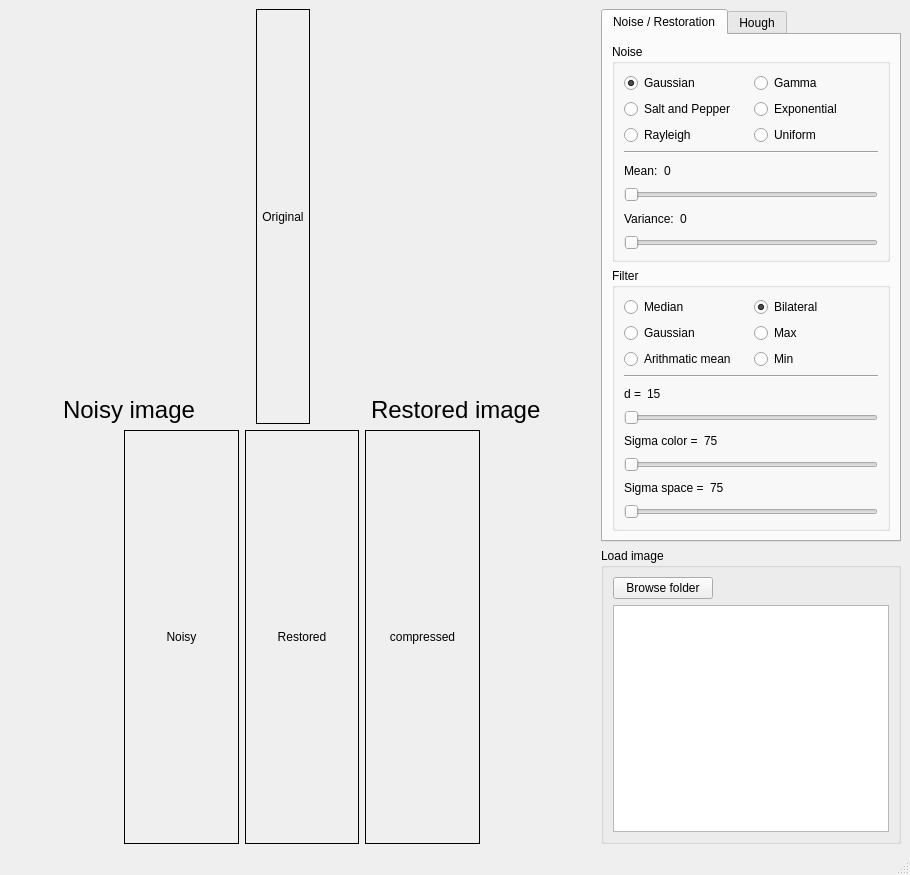
<?xml version="1.0" encoding="UTF-8"?>
<ui version="4.0">
 <class>MainWindow</class>
 <widget class="QMainWindow" name="MainWindow">
  <property name="geometry">
   <rect>
    <x>0</x>
    <y>0</y>
    <width>910</width>
    <height>875</height>
   </rect>
  </property>
  <property name="windowTitle">
   <string>Noise - Restoration</string>
  </property>
  <widget class="QWidget" name="centralwidget">
   <layout class="QHBoxLayout" name="horizontalLayout">
    <item>
     <layout class="QVBoxLayout" name="images_layout">
      <item>
       <layout class="QHBoxLayout" name="horizontalLayout_9">
        <item>
         <spacer name="horizontalSpacer_12">
          <property name="orientation">
           <enum>Qt::Horizontal</enum>
          </property>
          <property name="sizeHint" stdset="0">
           <size>
            <width>40</width>
            <height>20</height>
           </size>
          </property>
         </spacer>
        </item>
        <item>
         <layout class="QVBoxLayout" name="verticalLayout_5">
          <item>
           <spacer name="verticalSpacer_2">
            <property name="orientation">
             <enum>Qt::Vertical</enum>
            </property>
            <property name="sizeHint" stdset="0">
             <size>
              <width>20</width>
              <height>40</height>
             </size>
            </property>
           </spacer>
          </item>
          <item>
           <widget class="QLabel" name="noisyTitle_label">
            <property name="font">
             <font>
              <pointsize>18</pointsize>
             </font>
            </property>
            <property name="text">
             <string>Noisy image</string>
            </property>
            <property name="textFormat">
             <enum>Qt::PlainText</enum>
            </property>
            <property name="scaledContents">
             <bool>true</bool>
            </property>
            <property name="alignment">
             <set>Qt::AlignRight|Qt::AlignTrailing|Qt::AlignVCenter</set>
            </property>
           </widget>
          </item>
         </layout>
        </item>
        <item>
         <spacer name="horizontalSpacer">
          <property name="orientation">
           <enum>Qt::Horizontal</enum>
          </property>
          <property name="sizeHint" stdset="0">
           <size>
            <width>0</width>
            <height>0</height>
           </size>
          </property>
         </spacer>
        </item>
        <item>
         <widget class="QLabel" name="original_label">
          <property name="sizePolicy">
           <sizepolicy hsizetype="Expanding" vsizetype="Expanding">
            <horstretch>0</horstretch>
            <verstretch>0</verstretch>
           </sizepolicy>
          </property>
          <property name="frameShape">
           <enum>QFrame::Box</enum>
          </property>
          <property name="text">
           <string>Original</string>
          </property>
          <property name="alignment">
           <set>Qt::AlignCenter</set>
          </property>
         </widget>
        </item>
        <item>
         <spacer name="horizontalSpacer_2">
          <property name="orientation">
           <enum>Qt::Horizontal</enum>
          </property>
          <property name="sizeHint" stdset="0">
           <size>
            <width>0</width>
            <height>0</height>
           </size>
          </property>
         </spacer>
        </item>
        <item>
         <layout class="QVBoxLayout" name="verticalLayout_8">
          <item>
           <spacer name="verticalSpacer_3">
            <property name="orientation">
             <enum>Qt::Vertical</enum>
            </property>
            <property name="sizeHint" stdset="0">
             <size>
              <width>20</width>
              <height>40</height>
             </size>
            </property>
           </spacer>
          </item>
          <item>
           <widget class="QLabel" name="restoredTitle_label">
            <property name="font">
             <font>
              <pointsize>18</pointsize>
             </font>
            </property>
            <property name="text">
             <string>Restored image</string>
            </property>
            <property name="margin">
             <number>5</number>
            </property>
           </widget>
          </item>
         </layout>
        </item>
        <item>
         <spacer name="horizontalSpacer_13">
          <property name="orientation">
           <enum>Qt::Horizontal</enum>
          </property>
          <property name="sizeHint" stdset="0">
           <size>
            <width>40</width>
            <height>20</height>
           </size>
          </property>
         </spacer>
        </item>
       </layout>
      </item>
      <item>
       <layout class="QHBoxLayout" name="noisyRestored_layout">
        <item>
         <spacer name="horizontalSpacer_10">
          <property name="orientation">
           <enum>Qt::Horizontal</enum>
          </property>
          <property name="sizeHint" stdset="0">
           <size>
            <width>40</width>
            <height>20</height>
           </size>
          </property>
         </spacer>
        </item>
        <item>
         <widget class="QLabel" name="noisy_label">
          <property name="sizePolicy">
           <sizepolicy hsizetype="Expanding" vsizetype="Expanding">
            <horstretch>0</horstretch>
            <verstretch>0</verstretch>
           </sizepolicy>
          </property>
          <property name="frameShape">
           <enum>QFrame::Box</enum>
          </property>
          <property name="text">
           <string>Noisy</string>
          </property>
          <property name="alignment">
           <set>Qt::AlignCenter</set>
          </property>
         </widget>
        </item>
        <item>
         <widget class="QLabel" name="restored_label">
          <property name="sizePolicy">
           <sizepolicy hsizetype="Expanding" vsizetype="Expanding">
            <horstretch>0</horstretch>
            <verstretch>0</verstretch>
           </sizepolicy>
          </property>
          <property name="frameShape">
           <enum>QFrame::Box</enum>
          </property>
          <property name="text">
           <string>Restored</string>
          </property>
          <property name="alignment">
           <set>Qt::AlignCenter</set>
          </property>
         </widget>
        </item>
        <item>
         <widget class="QLabel" name="compressed_label">
          <property name="sizePolicy">
           <sizepolicy hsizetype="Expanding" vsizetype="Expanding">
            <horstretch>0</horstretch>
            <verstretch>0</verstretch>
           </sizepolicy>
          </property>
          <property name="frameShape">
           <enum>QFrame::Box</enum>
          </property>
          <property name="text">
           <string>compressed</string>
          </property>
          <property name="alignment">
           <set>Qt::AlignCenter</set>
          </property>
         </widget>
        </item>
        <item>
         <spacer name="horizontalSpacer_11">
          <property name="orientation">
           <enum>Qt::Horizontal</enum>
          </property>
          <property name="sizeHint" stdset="0">
           <size>
            <width>40</width>
            <height>20</height>
           </size>
          </property>
         </spacer>
        </item>
       </layout>
      </item>
     </layout>
    </item>
    <item>
     <layout class="QVBoxLayout" name="verticalLayout">
      <item>
       <widget class="QTabWidget" name="tabWidget">
        <property name="maximumSize">
         <size>
          <width>300</width>
          <height>16777215</height>
         </size>
        </property>
        <property name="currentIndex">
         <number>0</number>
        </property>
        <widget class="QWidget" name="tab_3">
         <attribute name="title">
          <string>Noise / Restoration</string>
         </attribute>
         <layout class="QVBoxLayout" name="verticalLayout_2">
          <item>
           <widget class="QGroupBox" name="groupBox">
            <property name="maximumSize">
             <size>
              <width>300</width>
              <height>16777215</height>
             </size>
            </property>
            <property name="autoFillBackground">
             <bool>false</bool>
            </property>
            <property name="title">
             <string>Noise</string>
            </property>
            <layout class="QVBoxLayout" name="verticalLayout_3">
             <item>
              <layout class="QGridLayout" name="gridLayout">
               <item row="0" column="0">
                <widget class="QRadioButton" name="gaussian_radio">
                 <property name="text">
                  <string>Gaussian</string>
                 </property>
                 <property name="checked">
                  <bool>true</bool>
                 </property>
                 <attribute name="buttonGroup">
                  <string notr="true">noise_radio_group</string>
                 </attribute>
                </widget>
               </item>
               <item row="0" column="1">
                <widget class="QRadioButton" name="gamma_radio">
                 <property name="text">
                  <string>Gamma</string>
                 </property>
                 <attribute name="buttonGroup">
                  <string notr="true">noise_radio_group</string>
                 </attribute>
                </widget>
               </item>
               <item row="1" column="0">
                <widget class="QRadioButton" name="salt_pepper_radio">
                 <property name="text">
                  <string>Salt and Pepper</string>
                 </property>
                 <attribute name="buttonGroup">
                  <string notr="true">noise_radio_group</string>
                 </attribute>
                </widget>
               </item>
               <item row="1" column="1">
                <widget class="QRadioButton" name="exponential_radio">
                 <property name="text">
                  <string>Exponential</string>
                 </property>
                 <attribute name="buttonGroup">
                  <string notr="true">noise_radio_group</string>
                 </attribute>
                </widget>
               </item>
               <item row="2" column="0">
                <widget class="QRadioButton" name="rayleigh_radio">
                 <property name="text">
                  <string>Rayleigh</string>
                 </property>
                 <attribute name="buttonGroup">
                  <string notr="true">noise_radio_group</string>
                 </attribute>
                </widget>
               </item>
               <item row="2" column="1">
                <widget class="QRadioButton" name="uniform_radio">
                 <property name="text">
                  <string>Uniform</string>
                 </property>
                 <attribute name="buttonGroup">
                  <string notr="true">noise_radio_group</string>
                 </attribute>
                </widget>
               </item>
              </layout>
             </item>
             <item>
              <widget class="Line" name="line">
               <property name="orientation">
                <enum>Qt::Horizontal</enum>
               </property>
              </widget>
             </item>
             <item>
              <layout class="QHBoxLayout" name="horizontalLayout_2">
               <item>
                <widget class="QLabel" name="noiseProp1_label">
                 <property name="text">
                  <string>Mean:</string>
                 </property>
                </widget>
               </item>
               <item>
                <widget class="QLabel" name="prop1Value_label">
                 <property name="text">
                  <string>0</string>
                 </property>
                </widget>
               </item>
               <item>
                <spacer name="horizontalSpacer_3">
                 <property name="orientation">
                  <enum>Qt::Horizontal</enum>
                 </property>
                 <property name="sizeHint" stdset="0">
                  <size>
                   <width>40</width>
                   <height>20</height>
                  </size>
                 </property>
                </spacer>
               </item>
              </layout>
             </item>
             <item>
              <widget class="QSlider" name="noiseProp1_slider">
               <property name="maximum">
                <number>10</number>
               </property>
               <property name="value">
                <number>0</number>
               </property>
               <property name="orientation">
                <enum>Qt::Horizontal</enum>
               </property>
              </widget>
             </item>
             <item>
              <layout class="QHBoxLayout" name="horizontalLayout_3">
               <item>
                <widget class="QLabel" name="noiseProp2_label">
                 <property name="text">
                  <string>Variance:</string>
                 </property>
                </widget>
               </item>
               <item>
                <widget class="QLabel" name="prop2Value_label">
                 <property name="text">
                  <string>0</string>
                 </property>
                </widget>
               </item>
               <item>
                <spacer name="horizontalSpacer_4">
                 <property name="orientation">
                  <enum>Qt::Horizontal</enum>
                 </property>
                 <property name="sizeHint" stdset="0">
                  <size>
                   <width>40</width>
                   <height>20</height>
                  </size>
                 </property>
                </spacer>
               </item>
              </layout>
             </item>
             <item>
              <widget class="QSlider" name="noiseProp2_slider">
               <property name="maximum">
                <number>100</number>
               </property>
               <property name="value">
                <number>0</number>
               </property>
               <property name="orientation">
                <enum>Qt::Horizontal</enum>
               </property>
              </widget>
             </item>
            </layout>
           </widget>
          </item>
          <item>
           <widget class="QGroupBox" name="groupBox_2">
            <property name="maximumSize">
             <size>
              <width>300</width>
              <height>16777215</height>
             </size>
            </property>
            <property name="title">
             <string>Filter</string>
            </property>
            <layout class="QVBoxLayout" name="verticalLayout_6">
             <item>
              <layout class="QGridLayout" name="gridLayout_2">
               <item row="1" column="0">
                <widget class="QRadioButton" name="radioButton_10">
                 <property name="text">
                  <string>Gaussian</string>
                 </property>
                 <attribute name="buttonGroup">
                  <string notr="true">filter_radio_group</string>
                 </attribute>
                </widget>
               </item>
               <item row="0" column="0">
                <widget class="QRadioButton" name="radioButton_7">
                 <property name="text">
                  <string>Median</string>
                 </property>
                 <property name="checked">
                  <bool>false</bool>
                 </property>
                 <attribute name="buttonGroup">
                  <string notr="true">filter_radio_group</string>
                 </attribute>
                </widget>
               </item>
               <item row="2" column="0">
                <widget class="QRadioButton" name="radioButton_9">
                 <property name="text">
                  <string>Arithmatic mean</string>
                 </property>
                 <attribute name="buttonGroup">
                  <string notr="true">filter_radio_group</string>
                 </attribute>
                </widget>
               </item>
               <item row="2" column="1">
                <widget class="QRadioButton" name="radioButton_12">
                 <property name="text">
                  <string>Min</string>
                 </property>
                 <attribute name="buttonGroup">
                  <string notr="true">filter_radio_group</string>
                 </attribute>
                </widget>
               </item>
               <item row="1" column="1">
                <widget class="QRadioButton" name="radioButton_11">
                 <property name="text">
                  <string>Max</string>
                 </property>
                 <attribute name="buttonGroup">
                  <string notr="true">filter_radio_group</string>
                 </attribute>
                </widget>
               </item>
               <item row="0" column="1">
                <widget class="QRadioButton" name="radioButton_8">
                 <property name="text">
                  <string>Bilateral</string>
                 </property>
                 <property name="checked">
                  <bool>true</bool>
                 </property>
                 <attribute name="buttonGroup">
                  <string notr="true">filter_radio_group</string>
                 </attribute>
                </widget>
               </item>
              </layout>
             </item>
             <item>
              <widget class="Line" name="line_2">
               <property name="orientation">
                <enum>Qt::Horizontal</enum>
               </property>
              </widget>
             </item>
             <item>
              <layout class="QHBoxLayout" name="horizontalLayout_4">
               <item>
                <widget class="QLabel" name="filterPropDisp1_label">
                 <property name="text">
                  <string>d =</string>
                 </property>
                </widget>
               </item>
               <item>
                <widget class="QLabel" name="filterProp1_label">
                 <property name="text">
                  <string>15</string>
                 </property>
                </widget>
               </item>
               <item>
                <spacer name="horizontalSpacer_5">
                 <property name="orientation">
                  <enum>Qt::Horizontal</enum>
                 </property>
                 <property name="sizeHint" stdset="0">
                  <size>
                   <width>40</width>
                   <height>20</height>
                  </size>
                 </property>
                </spacer>
               </item>
              </layout>
             </item>
             <item>
              <widget class="QSlider" name="filterProp1_slider">
               <property name="orientation">
                <enum>Qt::Horizontal</enum>
               </property>
              </widget>
             </item>
             <item>
              <layout class="QHBoxLayout" name="horizontalLayout_5">
               <item>
                <widget class="QLabel" name="filterPropDisp2_label">
                 <property name="text">
                  <string>Sigma color =</string>
                 </property>
                </widget>
               </item>
               <item>
                <widget class="QLabel" name="filterProp2_label">
                 <property name="text">
                  <string>75</string>
                 </property>
                </widget>
               </item>
               <item>
                <spacer name="horizontalSpacer_6">
                 <property name="orientation">
                  <enum>Qt::Horizontal</enum>
                 </property>
                 <property name="sizeHint" stdset="0">
                  <size>
                   <width>40</width>
                   <height>20</height>
                  </size>
                 </property>
                </spacer>
               </item>
              </layout>
             </item>
             <item>
              <widget class="QSlider" name="filterProp2_slider">
               <property name="orientation">
                <enum>Qt::Horizontal</enum>
               </property>
              </widget>
             </item>
             <item>
              <layout class="QHBoxLayout" name="horizontalLayout_6">
               <item>
                <widget class="QLabel" name="filterPropDisp3_label">
                 <property name="text">
                  <string>Sigma space =</string>
                 </property>
                </widget>
               </item>
               <item>
                <widget class="QLabel" name="filterProp3_label">
                 <property name="text">
                  <string>75</string>
                 </property>
                </widget>
               </item>
               <item>
                <spacer name="horizontalSpacer_7">
                 <property name="orientation">
                  <enum>Qt::Horizontal</enum>
                 </property>
                 <property name="sizeHint" stdset="0">
                  <size>
                   <width>40</width>
                   <height>20</height>
                  </size>
                 </property>
                </spacer>
               </item>
              </layout>
             </item>
             <item>
              <widget class="QSlider" name="filterProp3_slider">
               <property name="orientation">
                <enum>Qt::Horizontal</enum>
               </property>
              </widget>
             </item>
            </layout>
           </widget>
          </item>
         </layout>
        </widget>
        <widget class="QWidget" name="tab_4">
         <attribute name="title">
          <string>Hough</string>
         </attribute>
         <layout class="QVBoxLayout" name="verticalLayout_7">
          <item>
           <layout class="QHBoxLayout" name="horizontalLayout_7">
            <item>
             <widget class="QPushButton" name="transform">
              <property name="maximumSize">
               <size>
                <width>100</width>
                <height>16777215</height>
               </size>
              </property>
              <property name="text">
               <string>transform</string>
              </property>
             </widget>
            </item>
           </layout>
          </item>
         </layout>
        </widget>
       </widget>
      </item>
      <item>
       <widget class="QGroupBox" name="groupBox_3">
        <property name="maximumSize">
         <size>
          <width>300</width>
          <height>16777215</height>
         </size>
        </property>
        <property name="title">
         <string>Load image</string>
        </property>
        <layout class="QVBoxLayout" name="verticalLayout_7">
         <item>
          <widget class="QPushButton" name="browse_button">
           <property name="maximumSize">
            <size>
             <width>100</width>
             <height>16777215</height>
            </size>
           </property>
           <property name="text">
            <string>Browse folder</string>
           </property>
          </widget>
         </item>
         <item>
          <widget class="QListWidget" name="images_list">
           <property name="defaultDropAction">
            <enum>Qt::IgnoreAction</enum>
           </property>
           <property name="iconSize">
            <size>
             <width>200</width>
             <height>200</height>
            </size>
           </property>
           <property name="isWrapping" stdset="0">
            <bool>true</bool>
           </property>
           <property name="gridSize">
            <size>
             <width>225</width>
             <height>100</height>
            </size>
           </property>
           <property name="viewMode">
            <enum>QListView::IconMode</enum>
           </property>
           <property name="uniformItemSizes">
            <bool>true</bool>
           </property>
          </widget>
         </item>
        </layout>
       </widget>
      </item>
     </layout>
    </item>
   </layout>
  </widget>
  <widget class="QMenuBar" name="menubar">
   <property name="geometry">
    <rect>
     <x>0</x>
     <y>0</y>
     <width>910</width>
     <height>24</height>
    </rect>
   </property>
  </widget>
  <widget class="QStatusBar" name="statusbar"/>
 </widget>
 <resources/>
 <connections/>
 <buttongroups>
  <buttongroup name="filter_radio_group"/>
  <buttongroup name="noise_radio_group"/>
 </buttongroups>
</ui>
